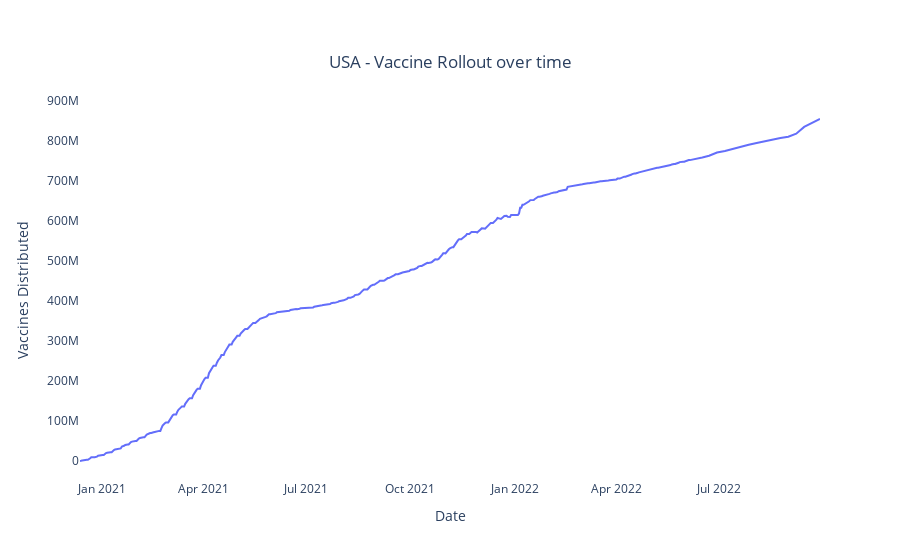

The notebook cell this image was saved under:
### Code cell
fig.update_layout(title=f'USA - Vaccine Rollout over time',
                       xaxis_title='Date',
                       yaxis_title='Vaccines Distributed')


fig.update_layout({
'plot_bgcolor': 'rgba(0, 0, 0, 0)',
'paper_bgcolor': 'rgba(0, 0, 0, 0)'},

    title={'y':0.9,
        'x':0.5,'xanchor': 'center',
        'yanchor': 'top'}
)

### Figure 1 — Plotly figure (JSON) as saved in the notebook; plotly's stock layout.template omitted (floating-point values rounded to 4 significant figures; data arrays with more than 128 entries replaced by an {"elided": "..."} marker saying what was removed)
{"data": [{"mode": "lines", "name": "USA - Vaccine Rollout over time", "type": "scatter", "x": {"elided": "566 str values"}, "y": {"elided": "566 int values"}}], "layout": {"paper_bgcolor": "rgba(0, 0, 0, 0)", "plot_bgcolor": "rgba(0, 0, 0, 0)", "title": {"text": "USA - Vaccine Rollout over time", "x": 0.5, "xanchor": "center", "y": 0.9, "yanchor": "top"}, "xaxis": {"title": {"text": "Date"}}, "yaxis": {"title": {"text": "Vaccines Distributed"}}}}
